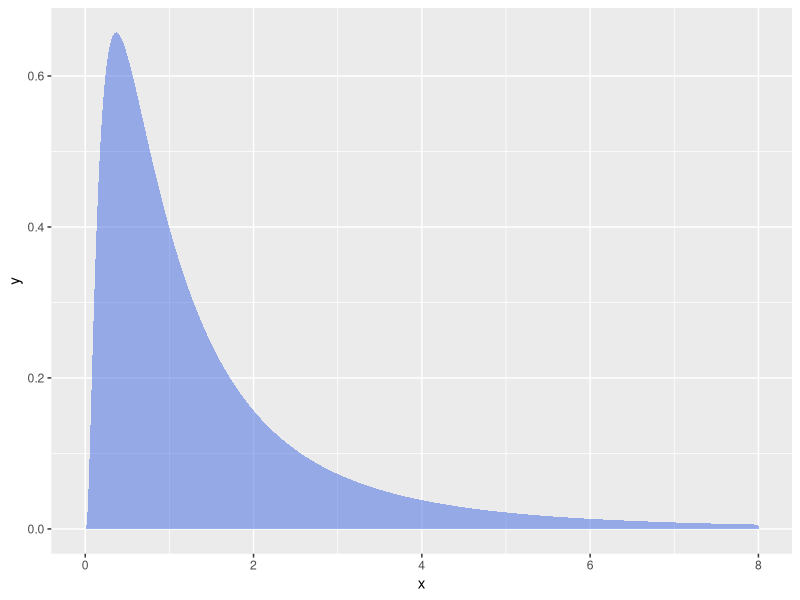
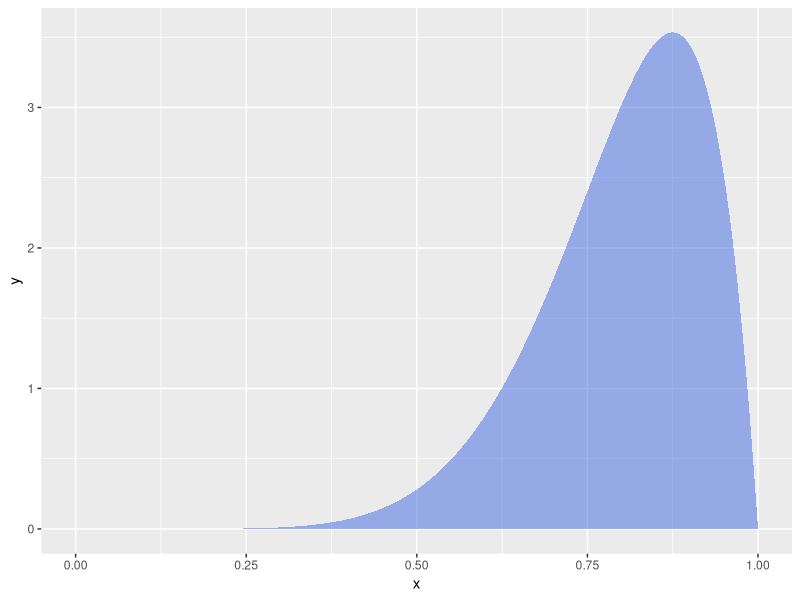
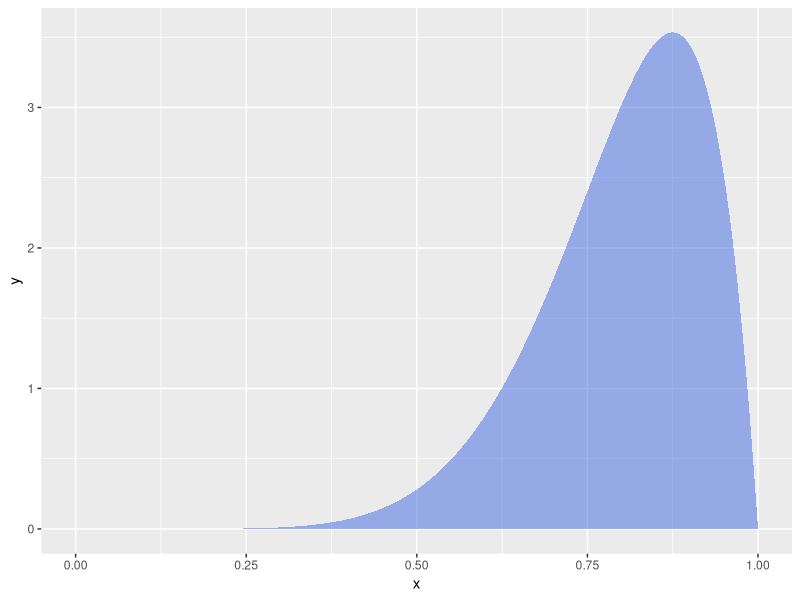
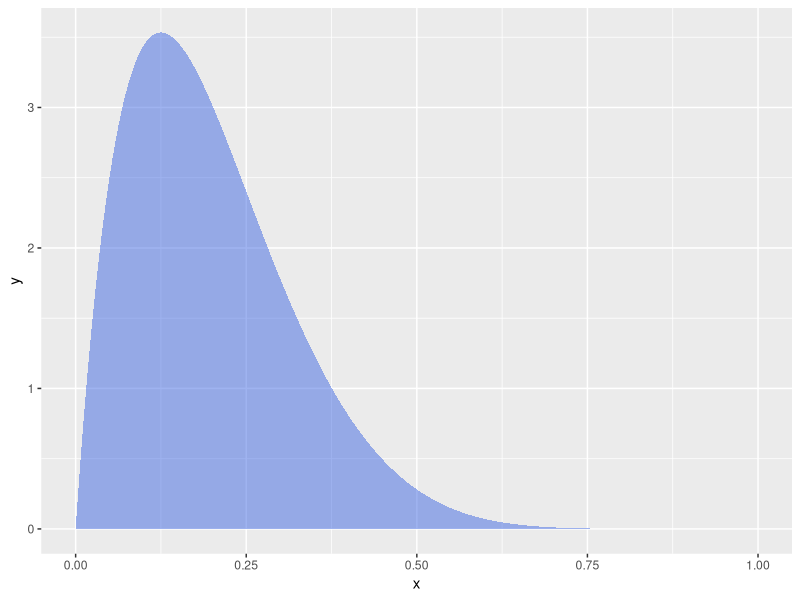

The R script that drew these images, in order:
## ---- chunk 1
#| include: false
#| label: setup
library(tidyverse)
library(flextable)
## ---- chunk 2
#| echo: fenced
#| label: fig-myplot
#| fig-cap: This Is the Figure Caption.
library(tidyverse)
tibble(x = seq(0, 8, .01),
       y = dlnorm(x)) %>% 
  ggplot(aes(x,y)) + 
  geom_area(fill = "royalblue", alpha = .5)

## ---- chunk 3
#| echo: fenced
#| label: fig-myplot2
#| fig-cap: This Is the Figure Caption.
#| apa-note: This is the note below the figure.

library(tidyverse)
tibble(x = seq(0, 1, .001),
       y = dbeta(x,8,2)) %>% 
  ggplot(aes(x,y)) + 
  geom_area(fill = "royalblue", alpha = .5)
## ---- chunk 4
#| echo: fenced
#| label: fig-myplot4
#| fig-cap: This Is the Figure Caption.
#| apa-note: NoNote \\* *p* < .05; \\*\\* *p* < .01

library(tidyverse)
tibble(x = seq(0, 1, .001),
       y = dbeta(x,8,2)) %>% 
  ggplot(aes(x,y)) + 
  geom_area(fill = "royalblue", alpha = .5)
## ---- chunk 5
#| echo: fenced
#| label: tbl-penguins
#| tbl-cap: Some Descriptives
#| apa-note: 
#|   - First paragraph.
#|   - Second paragraph.

library(flextable)

penguins %>% 
  select(-year, -island, -sex) %>% 
    rename_with(
    \(x) str_replace_all(x, c(len = "length", dep = "depth")) %>%
      snakecase::to_title_case()) %>% 
  na.omit() %>%
  summarizor(by = "Species") %>% 
  as_flextable()  %>% 
  theme_apa() %>% 
  valign(valign = "top") %>% 
  surround(i = ~ stat == "mean_sd",
           border.top = flextable::fp_border_default()) %>% 
  set_header_labels(variable = "Variable", stat = "Descriptive")


## ---- chunk 6
#| echo: fenced
#| label: tbl-mytable
#| tbl-cap: My Table
#| ft.align: left
#| apa-note: A note below table
library(tidyverse)
library(flextable)

tibble(Letters = c("A", "B", "C"), 
       Numbers = 1:3) %>% 
  flextable() %>% 
  theme_apa() 

## ---- chunk 7
#| echo: fenced
#| label: fig-myplot3
#| fig-cap: A Figure that Will Span Two Columns in Journal Mode
#| apa-twocolumn: true

library(tidyverse)
tibble(x = seq(0, 1, .001),
       y = dbeta(x,2,8)) %>% 
  ggplot(aes(x,y)) + 
  geom_area(fill = "royalblue", alpha = .5)
## ---- chunk 8
#| echo: fenced
#| label: tbl-disabledprocessing2
#| tbl-cap: Table with apaquarto processing disabled (note does not appear below)
#| ft.align: left
#| disable-apaquarto-processing: true
tibble(Letters = c("A", "B", "C"), 
       Numbers = 1:3) %>% 
  flextable() %>% 
  theme_apa() 
